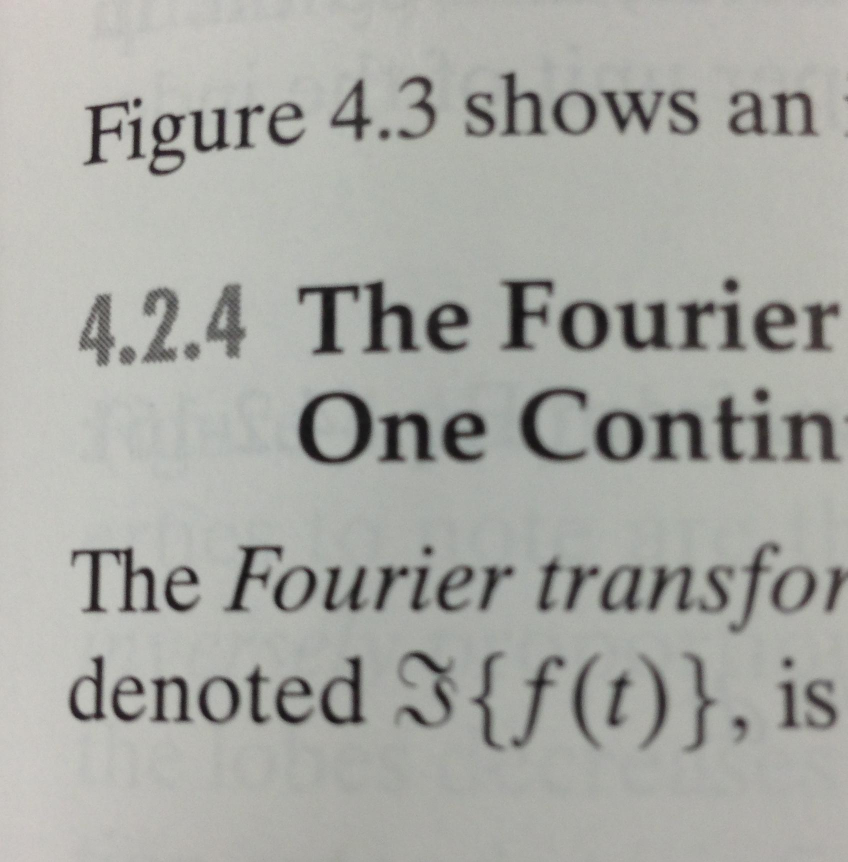
%> input picture CLab1/codes/text.PNG, 1695 x 1724 px (shown at 1/2 size)
$ octave task5.m   (GNU Octave 9; MATLAB toolbox functions it lacks are replaced by stand-ins)
%> lines starting %> are read from the running program, lines starting %| are printed output that depends on the picture; in (x1, y1, x2, y2) boxes, pixels count from 0 and x2, y2 are one past the last pixel; in counts of white or black regions, pixels touching at a corner belong together; the program's own positions count from 1
clear all;
close all;
clc;
%step 1
fin = imread('text.png');
%> fin is the input picture: size 1724x1695x3 uint8; mean R, G, B 168, 168.8, 163.9
gray_image = rgb2gray(fin);
gray_image = imresize(gray_image, [1024 1024]);
%> gray_image: size 1024x1024 uint8
figure;
imshow(gray_image);
title('Gray image of task 5')
%step 2
bw = im2bw(gray_image,0.5);
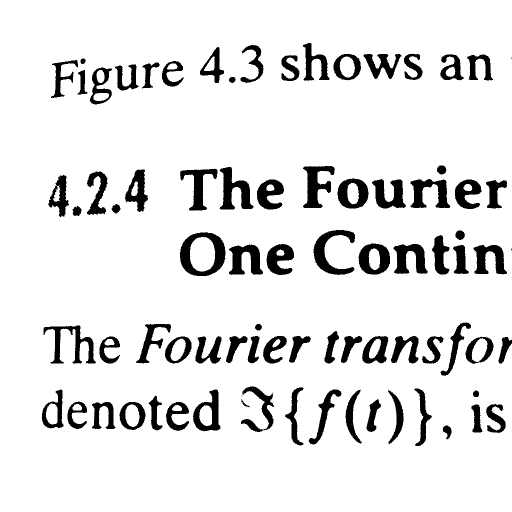
%> bw: size 1024x1024 logical (shown at 1/2 size); 89.8% white; 83 black regions (4 under 20 px), largest, box (x1, y1, x2, y2) and area: (360, 464, 451, 552) 3610, (627, 460, 710, 550) 2866, (439, 334, 507, 419) 2773
black = length(find(bw == 0));
%> black = 107369
white = length(find(bw == 1));
%> white = 941207
whole = black + white;
%> whole = 1048576
disp(['White Pixel: ' num2str(white) ', Black pixel: ' num2str(black) ', Whole pixel: ' num2str(whole)]);
%| White Pixel: 941207, Black pixel: 107369, Whole pixel: 1048576
%step 3
figure;
%erosion
ero_10 = zeros(1,10)+1;
ero_101 = zeros(10,10)+1;
erosion_img_h_10 = imerode(bw,ero_10);
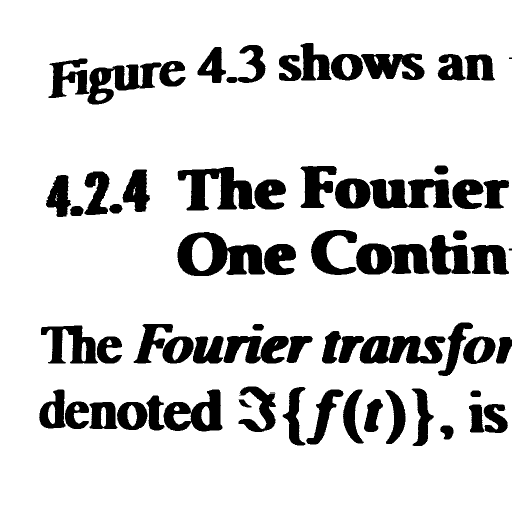
%> erosion_img_h_10: size 1024x1024 logical (shown at 1/2 size); 84% white; 69 black regions (2 under 20 px), largest, box (x1, y1, x2, y2) and area: (355, 464, 530, 552) 8484, (355, 334, 511, 421) 7210, (739, 358, 905, 417) 6790
erosion_img_v_10 = imerode(bw,ero_10');
%> erosion_img_v_10: size 1024x1024 logical; 85% white; 80 black regions (1 under 20 px), largest, box (x1, y1, x2, y2) and area: (360, 459, 451, 556) 4897, (627, 455, 710, 554) 4158, (87, 646, 192, 731) 3952
erosion_img_s_10 = imerode(bw,ero_101);
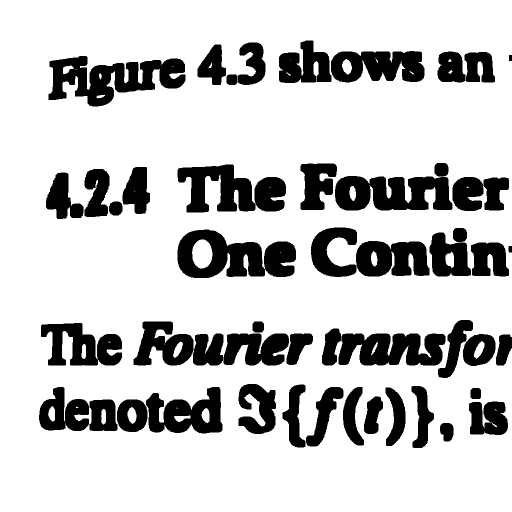
%> erosion_img_s_10: size 1024x1024 logical (shown at 1/2 size); 78.9% white; 50 black regions, largest, box (x1, y1, x2, y2) and area: (97, 112, 371, 213) 14769, (355, 459, 592, 556) 14324, (622, 455, 859, 554) 13585

subplot(2,3,1)
imshow(erosion_img_h_10);
title('horizon erosion with index 10');
subplot(2,3,2)
imshow(erosion_img_v_10);
title('vertical erosion with index 10');
subplot(2,3,3)
imshow(erosion_img_s_10);
title('Square erosion with index 10');
ero_30 = zeros(1,30)+1;
ero_301 = zeros(30,30)+1;
erosion_img_h_30 = imerode(bw,ero_30);
%> erosion_img_h_30: size 1024x1024 logical; 75.4% white; 23 black regions, largest, box (x1, y1, x2, y2) and area: (467, 773, 821, 891) 26863, (612, 460, 1024, 550) 26113, (591, 332, 1024, 418) 25024
erosion_img_v_30 = imerode(bw,ero_30');
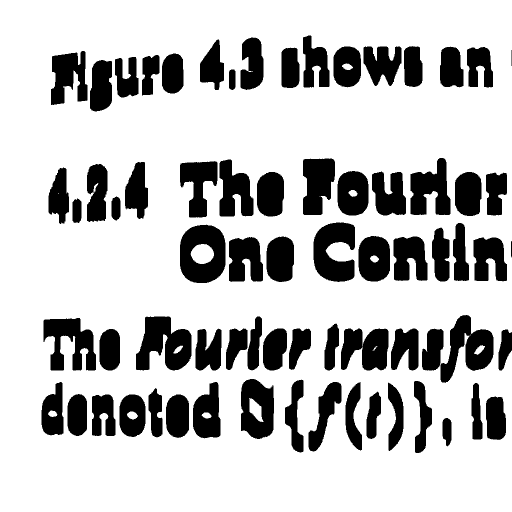
%> erosion_img_v_30: size 1024x1024 logical (shown at 1/2 size); 76.1% white; 71 black regions, largest, box (x1, y1, x2, y2) and area: (272, 633, 383, 741) 7836, (360, 449, 451, 566) 7691, (881, 630, 987, 766) 7105
erosion_img_s_30 = imerode(bw,ero_301);
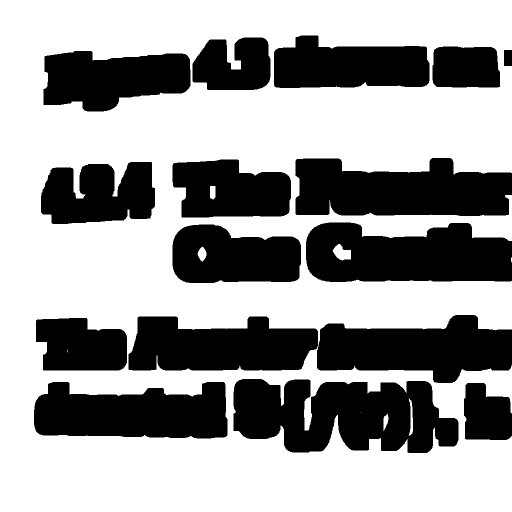
%> erosion_img_s_30: size 1024x1024 logical (shown at 1/2 size); 61.5% white; 16 black regions, largest, box (x1, y1, x2, y2) and area: (467, 758, 917, 906) 50058, (591, 316, 1024, 432) 40418, (612, 445, 1024, 564) 39984

subplot(2,3,4)
imshow(erosion_img_h_30);
title('horizon erosion with index 30');
subplot(2,3,5)
imshow(erosion_img_v_30);
title('vertical erosion with index 30');
subplot(2,3,6)
imshow(erosion_img_s_30);
title('Square erosion with index 30');

figure;
%dilation
dil_10 = zeros(1,10)+1;
dil_101 = zeros(10,10)+1;
dilation_img_h_10 = imdilate(bw,dil_10);
%> dilation_img_h_10: size 1024x1024 logical; 95.4% white; 163 black regions (51 under 20 px), largest, box (x1, y1, x2, y2) and area: (365, 465, 447, 552) 2201, (632, 461, 706, 549) 1886, (611, 332, 666, 416) 1727
dilation_img_v_10 = imdilate(bw,dil_10');
%> dilation_img_v_10: size 1024x1024 logical; 94% white; 157 black regions (37 under 20 px), largest, box (x1, y1, x2, y2) and area: (446, 339, 502, 415) 2056, (464, 494, 522, 545) 1783, (791, 493, 851, 544) 1748
dilation_img_s_10 = imdilate(bw,dil_101);
%> dilation_img_s_10: size 1024x1024 logical; 98.4% white; 200 black regions (117 under 20 px), largest, box (x1, y1, x2, y2) and area: (796, 494, 847, 543) 865, (618, 338, 636, 412) 863, (633, 470, 690, 545) 686

subplot(2,3,1)
imshow(dilation_img_h_10);
title('horizon dilation with index 10');
subplot(2,3,2)
imshow(dilation_img_v_10);
title('vertical dilation with index 10');
subplot(2,3,3)
imshow(dilation_img_s_10);
title('Square erosion with index 10');
dil_30 = zeros(1,30)+1;
dil_301 = zeros(30,30)+1;
dilation_img_h_30 = imdilate(bw,dil_30);
%> dilation_img_h_30: size 1024x1024 logical; 99.4% white; 91 black regions (33 under 20 px), largest, box (x1, y1, x2, y2) and area: (375, 339, 421, 349) 368, (802, 492, 834, 502) 284, (621, 333, 656, 342) 281
dilation_img_v_30 = imdilate(bw,dil_30');
%> dilation_img_v_30: size 1024x1024 logical; 97.5% white; 104 black regions (13 under 20 px), largest, box (x1, y1, x2, y2) and area: (615, 347, 635, 402) 1081, (388, 354, 406, 407) 917, (447, 349, 463, 405) 866
dilation_img_s_30 = imdilate(bw,dil_301);
%> dilation_img_s_30: size 1024x1024 logical; every value is 1

subplot(2,3,4)
imshow(dilation_img_h_30);
title('horizon dilation with index 30');
subplot(2,3,5)
imshow(dilation_img_v_30);
title('vertical dilation with index 30');
subplot(2,3,6)
imshow(dilation_img_s_30);
title('Square dilation with index 30');

figure;
%opening
open_10 = zeros(1,10)+1;
open_101 = zeros(10,10)+1;
open_img_h_10 = imopen(bw,open_10);
%> open_img_h_10: size 1024x1024 logical; 89.5% white; 71 black regions (4 under 20 px), largest, box (x1, y1, x2, y2) and area: (360, 464, 526, 552) 6171, (360, 334, 507, 421) 5158, (744, 358, 901, 417) 4891
open_img_v_10 = imopen(bw,open_10');
%> open_img_v_10: size 1024x1024 logical; 89.6% white; 80 black regions (2 under 20 px), largest, box (x1, y1, x2, y2) and area: (360, 464, 451, 552) 3628, (627, 460, 710, 550) 2871, (439, 334, 507, 419) 2817
open_img_s_10 = imopen(bw,open_101);
%> open_img_s_10: size 1024x1024 logical; 89.2% white; 64 black regions (2 under 20 px), largest, box (x1, y1, x2, y2) and area: (360, 464, 526, 552) 6202, (102, 117, 319, 209) 5497, (360, 334, 507, 421) 5212

subplot(2,3,1)
imshow(open_img_h_10);
title('horizon opening with index 10');
subplot(2,3,2)
imshow(open_img_v_10);
title('vertical opening with index 10');
subplot(2,3,3)
imshow(open_img_s_10);
title('Square opening with index 10');
open_30 = zeros(1,30)+1;
open_301 = zeros(30,30)+1;
open_img_h_30 = imopen(bw,open_30);
%> open_img_h_30: size 1024x1024 logical; 83.2% white; 23 black regions (2 under 20 px), largest, box (x1, y1, x2, y2) and area: (627, 460, 1024, 550) 20568, (606, 332, 1024, 418) 19782, (649, 645, 1024, 752) 19167
open_img_v_30 = imopen(bw,open_30');
%> open_img_v_30: size 1024x1024 logical; 87.7% white; 74 black regions (2 under 20 px), largest, box (x1, y1, x2, y2) and area: (272, 648, 383, 727) 3921, (360, 464, 451, 552) 3689, (606, 332, 670, 416) 3475
open_img_s_30 = imopen(bw,open_301);
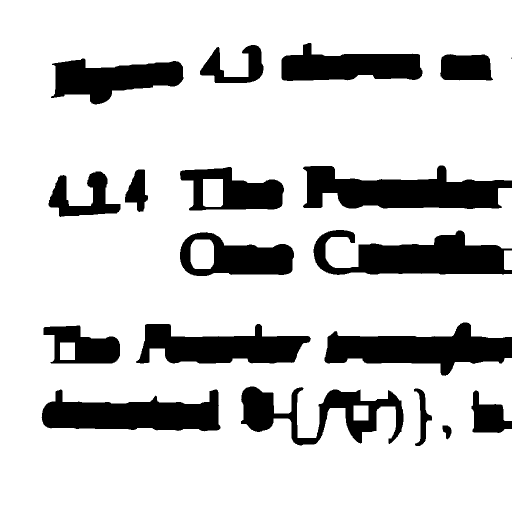
%> open_img_s_30: size 1024x1024 logical (shown at 1/2 size); 81.2% white; 19 black regions (1 under 20 px), largest, box (x1, y1, x2, y2) and area: (606, 331, 1024, 418) 22822, (627, 460, 1024, 550) 21410, (649, 645, 1024, 752) 20548

subplot(2,3,4)
imshow(open_img_h_30);
title('horizon opening with index 30');
subplot(2,3,5)
imshow(open_img_v_30);
title('vertical opening with index 30');
subplot(2,3,6)
imshow(open_img_s_30);
title('Square opening with index 30');

figure;
%opening
closing_10 = zeros(1,10)+1;
closing_101 = zeros(10,10)+1;
closing_img_h_10 = imclose(bw,closing_10);
%> closing_img_h_10: size 1024x1024 logical; 90.5% white; 161 black regions (27 under 20 px), largest, box (x1, y1, x2, y2) and area: (360, 465, 451, 552) 3605, (627, 461, 710, 549) 2777, (439, 335, 507, 419) 2765
closing_img_v_10 = imclose(bw,closing_10');
%> closing_img_v_10: size 1024x1024 logical; 91.1% white; 155 black regions (12 under 20 px), largest, box (x1, y1, x2, y2) and area: (446, 334, 502, 419) 2605, (628, 460, 705, 550) 2413, (791, 488, 851, 548) 2333
closing_img_s_10 = imclose(bw,closing_101);
%> closing_img_s_10: size 1024x1024 logical; 93.2% white; 124 black regions, largest, box (x1, y1, x2, y2) and area: (791, 489, 851, 547) 2314, (464, 490, 521, 549) 2295, (628, 461, 694, 549) 2249

subplot(2,3,1)
imshow(closing_img_h_10);
title('horizon closing with index 10');
subplot(2,3,2)
imshow(closing_img_v_10);
title('vertical closing with index 10');
subplot(2,3,3)
imshow(closing_img_s_10);
title('Square closing with index 10');
closing_30 = zeros(1,30)+1;
closing_301 = zeros(30,30)+1;
closing_img_h_30 = imclose(bw,closing_30);
%> closing_img_h_30: size 1024x1024 logical; 98.1% white; 92 black regions (2 under 20 px), largest, box (x1, y1, x2, y2) and area: (360, 339, 435, 349) 658, (639, 535, 709, 548) 628, (787, 492, 848, 502) 574
closing_img_v_30 = imclose(bw,closing_30');
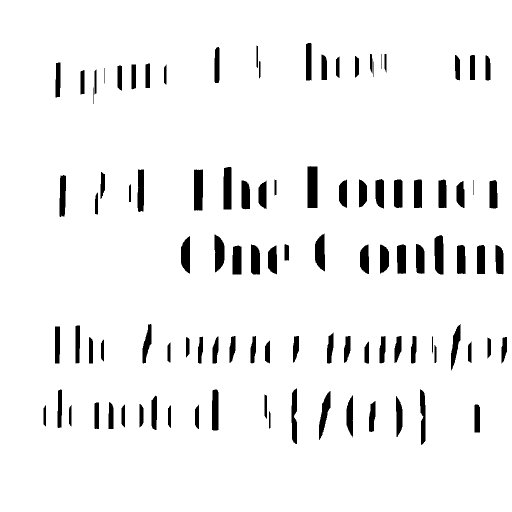
%> closing_img_v_30: size 1024x1024 logical (shown at 1/2 size); 94.4% white; 103 black regions, largest, box (x1, y1, x2, y2) and area: (615, 332, 635, 416) 1661, (388, 339, 406, 421) 1439, (447, 334, 463, 419) 1330
closing_img_s_30 = imclose(bw,closing_301);

subplot(2,3,4)
imshow(closing_img_h_30);
title('horizon closing with index 30');
subplot(2,3,5)
imshow(closing_img_v_30);
title('vertical closing with index 30');
subplot(2,3,6)
imshow(closing_img_s_30);
title('Square closing with index 30');
